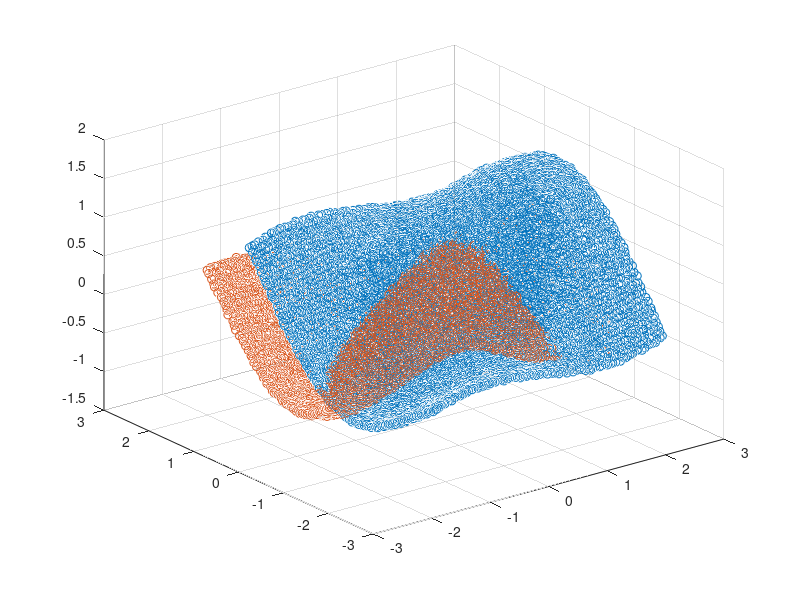

Write the MATLAB code that produced this figure. (Note: this script raises an error after producing the figure.)
dir_to_search = 'Data/data';
txtpattern = fullfile(dir_to_search, '*.pcd');
dinfo = dir(txtpattern);

for i=1:2: size(dinfo)
    
    target = readPcd (strcat("data/",dinfo(i).name));
    target = target';
    target = target(1:3,:);
    
    source = readPcd (strcat("data/",dinfo(i + 2).name));
    source = source';
    source = source(1:3,:);
    
    
    [R, t] = ICP(source, target);
    
    moved = R*source + repmat(t, [1, size(source,2)]);
% 
%     figure()    
%     scatter3(moved(1,:), moved(2,:), moved(3,:), 'bo');
%     hold on
%     scatter3(target(1,:), target(2,:), target(3,:), 'ro');
%     hold off
    
    if i == 1
     datacloud = target;
    end
    
    datacloud = cat(2,datacloud,moved);
end

%% The ICP algorithm 
load('Data/source.mat');
load('Data/target.mat');

scatter3(source(1,:), source(2,:), source(3,:), 'bo');
hold on
scatter3(target(1,:), target(2,:), target(3,:), 'ro');
hold off

[R, t] = ICP(source, target, 'random', 0.1);
moved = R*source + repmat(t, [1, size(source,2)]);

figure()    
scatter3(moved(1,:), moved(2,:), moved(3,:), 'bo');
hold on
scatter3(target(1,:), target(2,:), target(3,:), 'ro');
hold off



%%

    